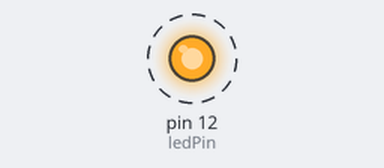
Recording of a sketch running on a simulated Arduino Uno, built with avr-gcc and run on an emulated ATmega328P. Parts: output pins drawn as LEDs (lit = HIGH). Dashed ring = blinking.

Above: at 0.2 s.
Timing chart, 0 to 3.0 s (numbered marks = the images above):
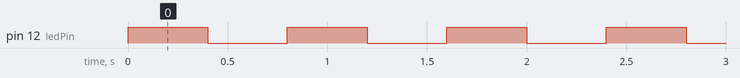

The sketch:

Program3.ino
```cpp
/*
* Aarian Dhanani
* 1/26/2021
*
* Setting up pins as input/output
* using pinMode
* use a delay in milliseconds
*/

const int ledPin = 12;

void setup()
{
  /*the setup function only runs once
  when your turn on your arduino or you press the
  rest button
  We use it to initialize things
  */

  pinMode(ledPin, OUTPUT);
  digitalWrite(ledPin, HIGH);
  Serial.begin(9600);
}
//another function that will repeat until you
//turn off the arduino
void loop()
{
  digitalWrite(ledPin, HIGH);
  delay(400);
  digitalWrite(ledPin, LOW);
  delay(400);
}
```

Measured:
- by itself, pin 12 (ledPin): alternates HIGH for 0.40 s and LOW for 0.40 s
